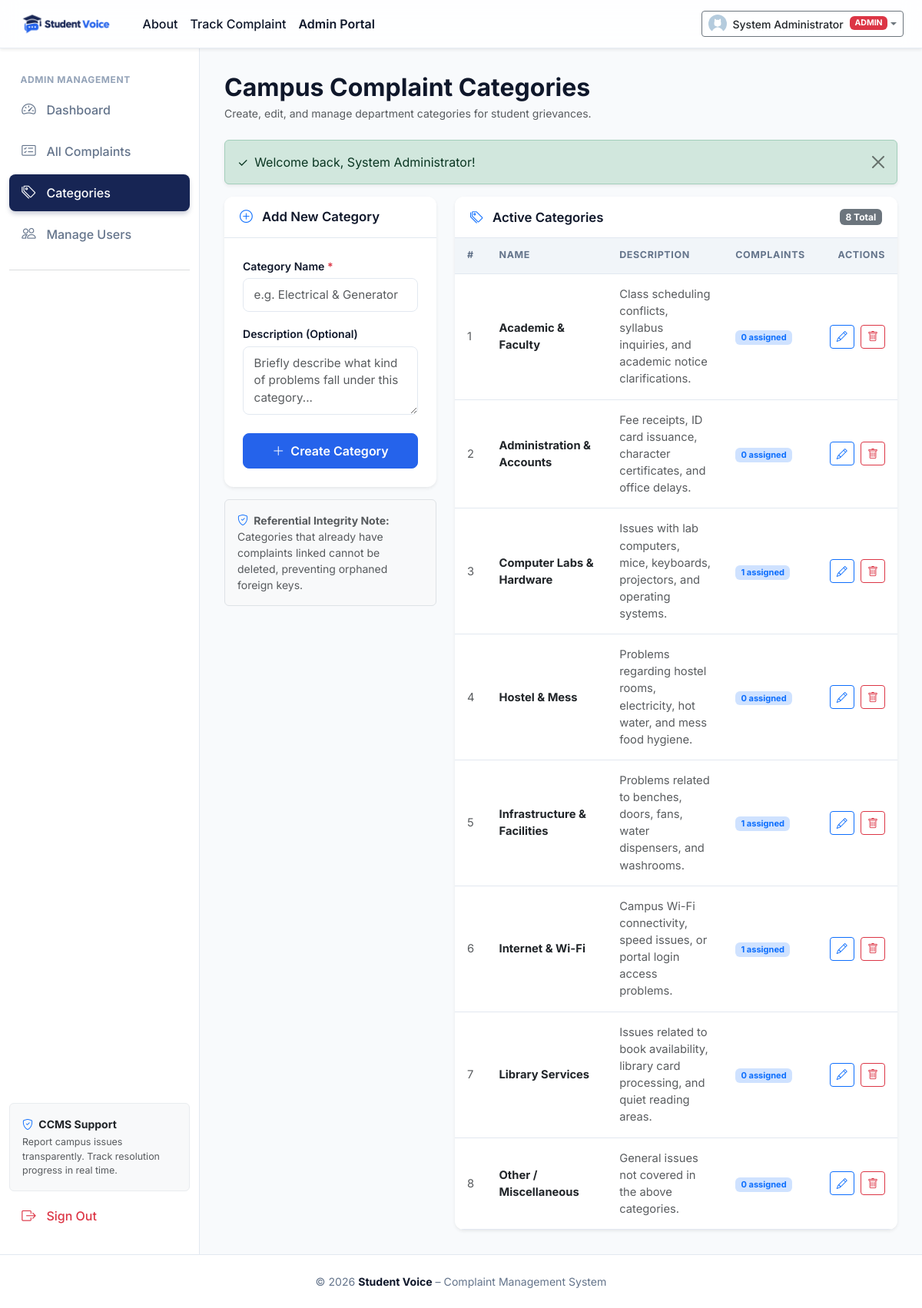
Screenshot of /admin/categories.php (signed in) with the database file from the repository.
### tables this page shows
CREATE TABLE `categories` (
    `id` INT AUTO_INCREMENT PRIMARY KEY,
    `name` VARCHAR(100) NOT NULL UNIQUE,
    `description` TEXT NULL,
    `created_at` DATETIME DEFAULT CURRENT_TIMESTAMP
);

### admin/categories.php (the view, shortened to what this page needs)
<?php
require_once __DIR__ . '/../includes/functions.php';
$pdo = getDBConnection();
$editCategory = null;
$categories = $pdo->query("
    SELECT cat.*, COUNT(c.id) AS complaint_count
    FROM categories cat
    LEFT JOIN complaints c ON cat.id = c.category_id
    GROUP BY cat.id
    ORDER BY cat.name ASC
")->fetchAll();
require_once __DIR__ . '/../includes/header.php';
?>
<div class="dashboard-layout">
    <?php require_once __DIR__ . '/../includes/sidebar.php'; ?>
    <main class="dashboard-content">
        <div class="d-flex justify-content-between align-items-center flex-wrap mb-4">
            <div>
                <h2 class="fw-bold mb-1">Campus Complaint Categories</h2>
                <p class="text-muted small mb-0">Create, edit, and manage department categories for student grievances.</p>
            </div>
        </div>
        <div class="row g-4">
            <div class="col-lg-4">
                <div class="app-card shadow-sm border-0">
                    <div class="app-card-header bg-white">
                        <h5 class="app-card-title">
                            <i class="bi <?= $editCategory ? 'bi-pencil-square text-warning' : 'bi-plus-circle text-primary' ?> me-2"></i>
                            <?= $editCategory ? 'Edit Category' : 'Add New Category' ?>
                        </h5>
                    </div>
                    <div class="app-card-body p-4">
                        <form method="POST" action="categories.php">
                            <div class="mb-3">
                                <label for="name" class="form-label">Category Name <span class="text-danger">*</span></label>
                                <input type="text" class="form-control" id="name" name="name"
                                       value="<?= e($editCategory['name'] ?? '') ?>"
                                       placeholder="e.g. Electrical & Generator" required maxlength="100">
                            </div>
                            <div class="mb-4">
                                <label for="description" class="form-label">Description (Optional)</label>
                                <textarea class="form-control" id="description" name="description" rows="3"
                                          placeholder="Briefly describe what kind of problems fall under this category..."><?= e($editCategory['description'] ?? '') ?></textarea>
                            </div>
                            <button type="submit" class="btn <?= $editCategory ? 'btn-warning text-dark' : 'btn-primary' ?> w-100">
                                <i class="bi <?= $editCategory ? 'bi-check-lg' : 'bi-plus-lg' ?> me-1"></i>
                                <?= $editCategory ? 'Save Changes' : 'Create Category' ?>
                            </button>
                        </form>
                    </div>
                </div>
                <div class="p-3 bg-light rounded border small text-muted mt-3">
                    <strong><i class="bi bi-shield-check text-primary me-1"></i> Referential Integrity Note:</strong>
                    Categories that already have complaints linked cannot be deleted, preventing orphaned foreign keys.
                </div>
            </div>
            <div class="col-lg-8">
                <div class="app-card shadow-sm border-0">
                    <div class="app-card-header bg-white d-flex justify-content-between align-items-center">
                        <h5 class="app-card-title">
                            <i class="bi bi-tags text-primary me-2"></i> Active Categories
                        </h5>
                        <span class="badge bg-secondary"><?= count($categories) ?> Total</span>
                    </div>
                    <div class="app-card-body p-0">
                        <div class="table-responsive">
                            <table class="table app-table align-middle">
                                <thead>
                                    <tr>
                                        <th>#</th>
                                        <th>Name</th>
                                        <th>Description</th>
                                        <th>Complaints</th>
                                        <th class="text-end">Actions</th>
                                    </tr>
                                </thead>
                                <tbody>
                                    <?php $i = 1; foreach ($categories as $cat): ?>
                                        <tr class="<?= ($editCategory && $editCategory['id'] == $cat['id']) ? 'table-warning' : '' ?>">
                                            <td class="text-muted small"><?= $i++ ?></td>
                                            <td>
                                                <strong class="text-dark"><?= e($cat['name']) ?></strong>
                                            </td>
                                            <td class="text-muted small" style="max-width: 250px;">
                                                <?= !empty($cat['description']) ? e($cat['description']) : '<span class="fst-italic text-muted">No description</span>' ?>
                                            </td>
                                            <td>
                                                <span class="badge bg-primary-subtle text-primary">
                                                    <?= (int)$cat['complaint_count'] ?> assigned
                                                </span>
                                            </td>
                                            <td class="text-end text-nowrap">
                                                <a href="categories.php?edit_id=<?= (int)$cat['id'] ?>"
                                                   class="btn btn-sm btn-outline-primary" title="Edit Category">
                                                    <i class="bi bi-pencil"></i>
                                                </a>
                                                <a href="categories.php?delete_id=<?= (int)$cat['id'] ?>&token=<?= getCsrfToken() ?>"
                                                   class="btn btn-sm btn-outline-danger ms-1"
                                                   onclick="return confirmAction('Are you sure you want to delete category \'<?= e(addslashes($cat['name'])) ?>\'?');"
                                                   title="Delete Category">
                                                    <i class="bi bi-trash"></i>
                                                </a>
                                            </td>
                                        </tr>
                                    <?php endforeach; ?>
                                </tbody>
                            </table>
                        </div>
                    </div>
                </div>
            </div>
        </div>
    </main>
</div>
<?php require_once __DIR__ . '/../includes/footer.php'; ?>

### assets/css/style.css (style rules this page uses)
:root { --bs-font-sans-serif: 'Inter', system-ui, -apple-system, sans-serif; --app-primary: #172554; --app-accent: #2563EB; --app-bg: #F8FAFC; --app-surface: #FFFFFF; --app-text-main: #0F172A; --app-text-muted: #64748B; --app-border: #E2E8F0; --app-success: #16A34A; --app-warning: #F59E0B; --app-danger: #DC2626; --app-sidebar-width: 260px; }
body { font-family: var(--bs-font-sans-serif); background-color: var(--app-bg); color: var(--app-text-main); min-height: 100vh; display: flex; flex-direction: column; overflow-x: hidden; }
html { overflow-x: hidden; }
.dashboard-layout { display: flex; min-height: calc(100vh - 65px); }
.dashboard-content { flex-grow: 1; padding: 2rem; overflow-x: hidden; background-color: var(--app-bg); }
.app-card { background: var(--app-surface); border: 1px solid var(--app-border); border-radius: 0.75rem; box-shadow: 0 1px 3px 0 rgba(15, 23, 42, 0.04); overflow: hidden; }
.app-card-header { padding: 1rem 1.25rem; background-color: var(--app-surface); border-bottom: 1px solid var(--app-border); display: flex; align-items: center; justify-content: space-between; }
.app-card-title { font-size: 1.05rem; font-weight: 600; margin: 0; color: var(--app-text-main); }
.app-card-body { padding: 1.25rem; }
.app-table { margin-bottom: 0; }
.app-table thead th { background-color: #F1F5F9; color: var(--app-text-muted); font-size: 0.78rem; font-weight: 700; text-transform: uppercase; letter-spacing: 0.05em; border-bottom: 1px solid var(--app-border); padding: 0.85rem 1rem; }
.app-table tbody td { padding: 0.95rem 1rem; vertical-align: middle; border-bottom: 1px solid var(--app-border); font-size: 0.92rem; color: var(--app-text-main); }
.form-label { font-weight: 600; font-size: 0.88rem; color: var(--app-text-main); margin-bottom: 0.35rem; }
.form-control, .form-select { border-color: var(--app-border); padding: 0.6rem 0.85rem; font-size: 0.95rem; border-radius: 0.5rem; color: var(--app-text-main); }
.btn-primary { background-color: var(--app-accent); border-color: var(--app-accent); color: #FFFFFF; padding: 0.6rem 1.25rem; font-weight: 600; border-radius: 0.5rem; transition: all 0.15s ease; }

### rows the page displays
categories: name "Academic & Faculty", description "Class scheduling conflicts, syllabus inquiries, and academic notice clarifications.", complaint_count "0"
categories: name "Administration & Accounts", description "Fee receipts, ID card issuance, character certificates, and office delays.", complaint_count "0"
categories: name "Computer Labs & Hardware", description "Issues with lab computers, mice, keyboards, projectors, and operating systems.", complaint_count "1"
categories: name "Hostel & Mess", description "Problems regarding hostel rooms, electricity, hot water, and mess food hygiene.", complaint_count "0"
categories: name "Infrastructure & Facilities", description "Problems related to benches, doors, fans, water dispensers, and washrooms.", complaint_count "1"
categories: name "Internet & Wi-Fi", description "Campus Wi-Fi connectivity, speed issues, or portal login access problems.", complaint_count "1"
categories: name "Library Services", description "Issues related to book availability, library card processing, and quiet reading areas.", complaint_count "0"
categories: name "Other / Miscellaneous", description "General issues not covered in the above categories.", complaint_count "0"

### other values shown
$currentUser['name'] "System Administrator"
$currentUser['role'] "ADMIN"
$message "Welcome back, System Administrator!"
count($categories) "8"
